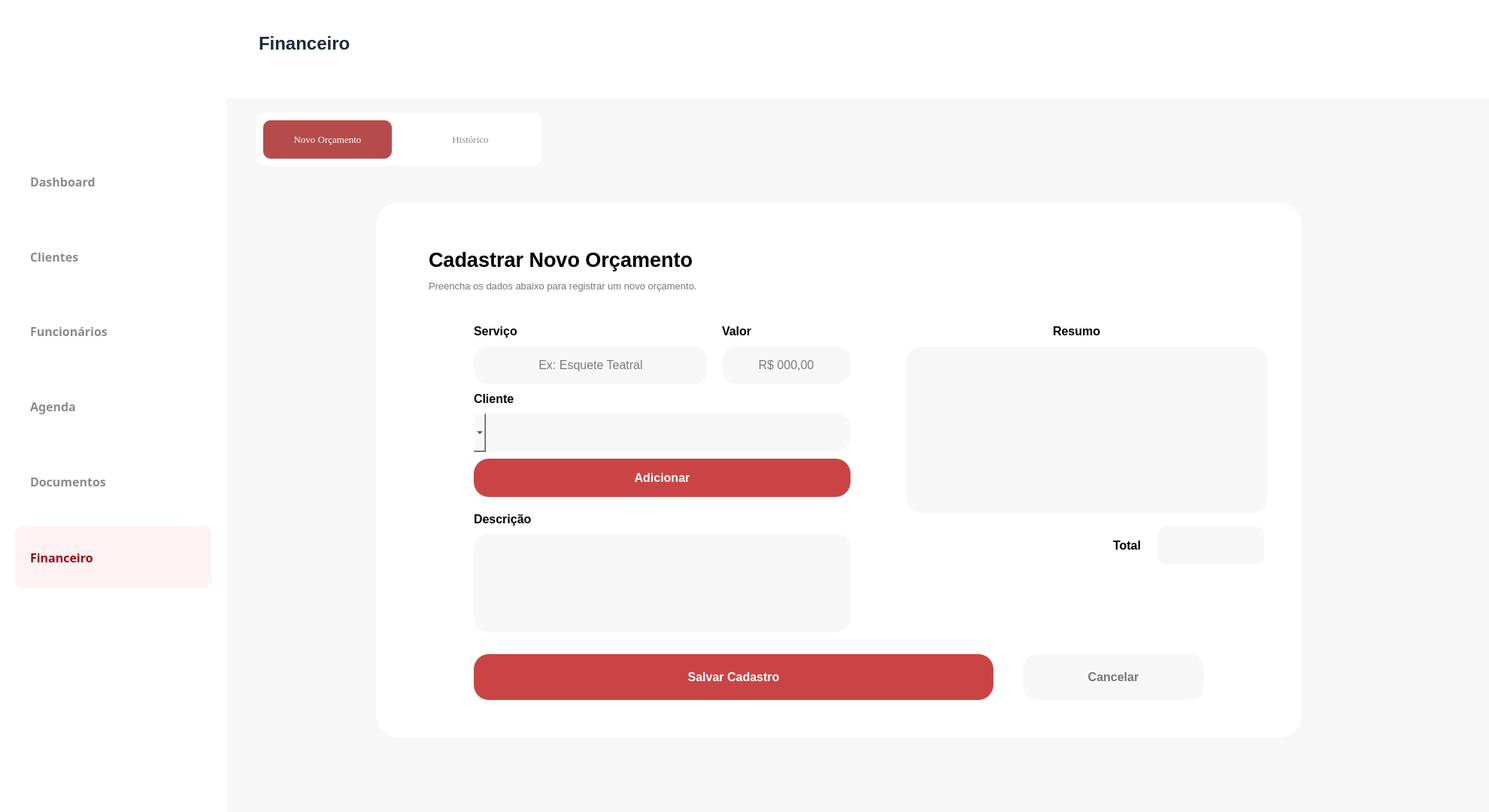
<?xml version="1.0" encoding="UTF-8"?>
<ui version="4.0">
 <class>Form</class>
 <widget class="QWidget" name="Form">
  <property name="geometry">
   <rect>
    <x>0</x>
    <y>0</y>
    <width>1980</width>
    <height>1080</height>
   </rect>
  </property>
  <property name="windowTitle">
   <string>Form</string>
  </property>
  <widget class="QFrame" name="frame_2">
   <property name="geometry">
    <rect>
     <x>0</x>
     <y>0</y>
     <width>1981</width>
     <height>131</height>
    </rect>
   </property>
   <property name="styleSheet">
    <string notr="true">background-color: rgb(255,255,255);
border:none;</string>
   </property>
   <property name="frameShape">
    <enum>QFrame::StyledPanel</enum>
   </property>
   <property name="frameShadow">
    <enum>QFrame::Raised</enum>
   </property>
   <widget class="QTextBrowser" name="textBrowser_2">
    <property name="geometry">
     <rect>
      <x>340</x>
      <y>40</y>
      <width>256</width>
      <height>51</height>
     </rect>
    </property>
    <property name="autoFillBackground">
     <bool>false</bool>
    </property>
    <property name="styleSheet">
     <string notr="true">border: 0px;
color:rgb(29, 41, 61);</string>
    </property>
    <property name="html">
     <string>&lt;!DOCTYPE HTML PUBLIC &quot;-//W3C//DTD HTML 4.0//EN&quot; &quot;http://www.w3.org/TR/REC-html40/strict.dtd&quot;&gt;
&lt;html&gt;&lt;head&gt;&lt;meta name=&quot;qrichtext&quot; content=&quot;1&quot; /&gt;&lt;style type=&quot;text/css&quot;&gt;
p, li { white-space: pre-wrap; }
&lt;/style&gt;&lt;/head&gt;&lt;body style=&quot; font-family:'MS Shell Dlg 2'; font-size:8.25pt; font-weight:400; font-style:normal;&quot;&gt;
&lt;p style=&quot; margin-top:0px; margin-bottom:0px; margin-left:0px; margin-right:0px; -qt-block-indent:0; text-indent:0px;&quot;&gt;&lt;span style=&quot; font-size:18pt; font-weight:600;&quot;&gt;Financeiro&lt;/span&gt;&lt;/p&gt;&lt;/body&gt;&lt;/html&gt;</string>
    </property>
   </widget>
  </widget>
  <widget class="QFrame" name="frame_3">
   <property name="geometry">
    <rect>
     <x>300</x>
     <y>130</y>
     <width>1681</width>
     <height>951</height>
    </rect>
   </property>
   <property name="toolTip">
    <string/>
   </property>
   <property name="styleSheet">
    <string notr="true">background-color: rgb(247, 247, 247);
</string>
   </property>
   <property name="frameShape">
    <enum>QFrame::StyledPanel</enum>
   </property>
   <property name="frameShadow">
    <enum>QFrame::Raised</enum>
   </property>
   <widget class="QFrame" name="Frame_Cliente">
    <property name="geometry">
     <rect>
      <x>200</x>
      <y>140</y>
      <width>1231</width>
      <height>711</height>
     </rect>
    </property>
    <property name="layoutDirection">
     <enum>Qt::RightToLeft</enum>
    </property>
    <property name="styleSheet">
     <string notr="true">#Frame_Cliente {
	background-color: white;
    border-radius: 30%;
	padding: 8px;
}
</string>
    </property>
    <property name="frameShape">
     <enum>QFrame::StyledPanel</enum>
    </property>
    <property name="frameShadow">
     <enum>QFrame::Raised</enum>
    </property>
    <widget class="QLabel" name="label">
     <property name="geometry">
      <rect>
       <x>70</x>
       <y>40</y>
       <width>451</width>
       <height>71</height>
      </rect>
     </property>
     <property name="font">
      <font>
       <pointsize>20</pointsize>
       <weight>75</weight>
       <bold>true</bold>
      </font>
     </property>
     <property name="styleSheet">
      <string notr="true">background-color: transparent;</string>
     </property>
     <property name="text">
      <string>Cadastrar Novo Orçamento</string>
     </property>
    </widget>
    <widget class="QLabel" name="label_2">
     <property name="geometry">
      <rect>
       <x>70</x>
       <y>100</y>
       <width>521</width>
       <height>21</height>
      </rect>
     </property>
     <property name="font">
      <font>
       <pointsize>10</pointsize>
       <weight>50</weight>
       <bold>false</bold>
      </font>
     </property>
     <property name="styleSheet">
      <string notr="true">background-color: transparent;
color: rgb(118, 118, 118);</string>
     </property>
     <property name="text">
      <string>Preencha os dados abaixo para registrar um novo orçamento.</string>
     </property>
    </widget>
    <widget class="QLineEdit" name="lineEdit_1">
     <property name="geometry">
      <rect>
       <x>130</x>
       <y>190</y>
       <width>311</width>
       <height>51</height>
      </rect>
     </property>
     <property name="font">
      <font>
       <pointsize>12</pointsize>
       <weight>50</weight>
       <bold>false</bold>
      </font>
     </property>
     <property name="styleSheet">
      <string notr="true">background-color: rgb(247, 247, 247);
border-radius: 20px;
border-color:rgb(202, 202, 202);</string>
     </property>
     <property name="text">
      <string/>
     </property>
     <property name="cursorPosition">
      <number>0</number>
     </property>
     <property name="alignment">
      <set>Qt::AlignCenter</set>
     </property>
     <property name="readOnly">
      <bool>false</bool>
     </property>
     <property name="placeholderText">
      <string notr="true">Ex: Esquete Teatral</string>
     </property>
     <property name="clearButtonEnabled">
      <bool>false</bool>
     </property>
    </widget>
    <widget class="QLineEdit" name="lineEdit_2">
     <property name="geometry">
      <rect>
       <x>130</x>
       <y>440</y>
       <width>501</width>
       <height>131</height>
      </rect>
     </property>
     <property name="font">
      <font>
       <pointsize>12</pointsize>
       <weight>50</weight>
       <bold>false</bold>
      </font>
     </property>
     <property name="styleSheet">
      <string notr="true">background-color: rgb(247, 247, 247);
border-radius: 20px;
border-color:rgb(202, 202, 202);</string>
     </property>
     <property name="text">
      <string/>
     </property>
     <property name="alignment">
      <set>Qt::AlignCenter</set>
     </property>
     <property name="placeholderText">
      <string/>
     </property>
    </widget>
    <widget class="QLineEdit" name="lineEdit_3">
     <property name="geometry">
      <rect>
       <x>460</x>
       <y>190</y>
       <width>171</width>
       <height>51</height>
      </rect>
     </property>
     <property name="font">
      <font>
       <pointsize>12</pointsize>
       <weight>50</weight>
       <bold>false</bold>
      </font>
     </property>
     <property name="styleSheet">
      <string notr="true">background-color: rgb(247, 247, 247);
border-radius: 20px;
border-color:rgb(202, 202, 202);</string>
     </property>
     <property name="text">
      <string/>
     </property>
     <property name="alignment">
      <set>Qt::AlignCenter</set>
     </property>
     <property name="placeholderText">
      <string>R$ 000,00</string>
     </property>
    </widget>
    <widget class="QLabel" name="label_3">
     <property name="geometry">
      <rect>
       <x>130</x>
       <y>160</y>
       <width>231</width>
       <height>21</height>
      </rect>
     </property>
     <property name="font">
      <font>
       <pointsize>12</pointsize>
       <weight>75</weight>
       <bold>true</bold>
      </font>
     </property>
     <property name="styleSheet">
      <string notr="true">background-color: transparent;</string>
     </property>
     <property name="text">
      <string>Serviço</string>
     </property>
    </widget>
    <widget class="QLabel" name="label_4">
     <property name="geometry">
      <rect>
       <x>130</x>
       <y>410</y>
       <width>121</width>
       <height>21</height>
      </rect>
     </property>
     <property name="font">
      <font>
       <pointsize>12</pointsize>
       <weight>75</weight>
       <bold>true</bold>
      </font>
     </property>
     <property name="styleSheet">
      <string notr="true">background-color: transparent;</string>
     </property>
     <property name="text">
      <string>Descrição</string>
     </property>
    </widget>
    <widget class="QLabel" name="label_5">
     <property name="geometry">
      <rect>
       <x>460</x>
       <y>160</y>
       <width>91</width>
       <height>21</height>
      </rect>
     </property>
     <property name="font">
      <font>
       <pointsize>12</pointsize>
       <weight>75</weight>
       <bold>true</bold>
      </font>
     </property>
     <property name="styleSheet">
      <string notr="true">background-color: transparent;</string>
     </property>
     <property name="text">
      <string>Valor</string>
     </property>
    </widget>
    <widget class="QLabel" name="label_7">
     <property name="geometry">
      <rect>
       <x>900</x>
       <y>160</y>
       <width>91</width>
       <height>21</height>
      </rect>
     </property>
     <property name="font">
      <font>
       <pointsize>12</pointsize>
       <weight>75</weight>
       <bold>true</bold>
      </font>
     </property>
     <property name="styleSheet">
      <string notr="true">background-color: transparent;</string>
     </property>
     <property name="text">
      <string>Resumo</string>
     </property>
    </widget>
    <widget class="QPushButton" name="pushButton_3">
     <property name="geometry">
      <rect>
       <x>130</x>
       <y>600</y>
       <width>691</width>
       <height>61</height>
      </rect>
     </property>
     <property name="font">
      <font>
       <pointsize>12</pointsize>
       <weight>75</weight>
       <bold>true</bold>
      </font>
     </property>
     <property name="cursor">
      <cursorShape>PointingHandCursor</cursorShape>
     </property>
     <property name="styleSheet">
      <string notr="true">QPushButton{
background-color: rgb(202, 68, 69);
color: white;
border-radius: 20px
}
QPushButton:hover{
background-color:rgb(182, 75, 75);
}</string>
     </property>
     <property name="text">
      <string>Salvar Cadastro</string>
     </property>
    </widget>
    <widget class="QPushButton" name="pushButton_4">
     <property name="geometry">
      <rect>
       <x>860</x>
       <y>600</y>
       <width>241</width>
       <height>61</height>
      </rect>
     </property>
     <property name="font">
      <font>
       <pointsize>12</pointsize>
       <weight>75</weight>
       <bold>true</bold>
      </font>
     </property>
     <property name="cursor">
      <cursorShape>PointingHandCursor</cursorShape>
     </property>
     <property name="styleSheet">
      <string notr="true">QPushButton {
	text-align: center;
    background-color: rgb(247, 247, 247);;
    color:  rgb(118, 118, 118);
    border-radius: 20px;
}

QPushButton:hover {
    background-color: rgb(234, 234, 234);
}</string>
     </property>
     <property name="text">
      <string>Cancelar</string>
     </property>
    </widget>
    <widget class="QPushButton" name="pushButton_7">
     <property name="geometry">
      <rect>
       <x>130</x>
       <y>340</y>
       <width>501</width>
       <height>51</height>
      </rect>
     </property>
     <property name="font">
      <font>
       <pointsize>12</pointsize>
       <weight>75</weight>
       <bold>true</bold>
      </font>
     </property>
     <property name="cursor">
      <cursorShape>PointingHandCursor</cursorShape>
     </property>
     <property name="styleSheet">
      <string notr="true">QPushButton{
background-color: rgb(202, 68, 69);
color: white;
border-radius: 20px
}
QPushButton:hover{
background-color:rgb(182, 75, 75);
}</string>
     </property>
     <property name="text">
      <string>Adicionar</string>
     </property>
    </widget>
    <widget class="QListWidget" name="listWidget">
     <property name="geometry">
      <rect>
       <x>705</x>
       <y>191</y>
       <width>481</width>
       <height>221</height>
      </rect>
     </property>
     <property name="styleSheet">
      <string notr="true">background-color: rgb(247, 247, 247);
border-radius: 20px;
border-color:rgb(202, 202, 202);</string>
     </property>
    </widget>
    <widget class="QLabel" name="label_8">
     <property name="geometry">
      <rect>
       <x>980</x>
       <y>430</y>
       <width>51</width>
       <height>51</height>
      </rect>
     </property>
     <property name="font">
      <font>
       <pointsize>12</pointsize>
       <weight>75</weight>
       <bold>true</bold>
      </font>
     </property>
     <property name="styleSheet">
      <string notr="true">background-color: transparent;</string>
     </property>
     <property name="text">
      <string>Total</string>
     </property>
    </widget>
    <widget class="QLabel" name="label_6">
     <property name="geometry">
      <rect>
       <x>1040</x>
       <y>430</y>
       <width>141</width>
       <height>51</height>
      </rect>
     </property>
     <property name="styleSheet">
      <string notr="true">border-radius: 10px;</string>
     </property>
     <property name="text">
      <string/>
     </property>
    </widget>
    <widget class="QLabel" name="label_9">
     <property name="geometry">
      <rect>
       <x>130</x>
       <y>250</y>
       <width>231</width>
       <height>21</height>
      </rect>
     </property>
     <property name="font">
      <font>
       <pointsize>12</pointsize>
       <weight>75</weight>
       <bold>true</bold>
      </font>
     </property>
     <property name="styleSheet">
      <string notr="true">background-color: transparent;</string>
     </property>
     <property name="text">
      <string>Cliente</string>
     </property>
    </widget>
    <widget class="QComboBox" name="comboBox">
     <property name="geometry">
      <rect>
       <x>130</x>
       <y>280</y>
       <width>501</width>
       <height>51</height>
      </rect>
     </property>
     <property name="styleSheet">
      <string notr="true">background-color: rgb(247, 247, 247);
border-radius: 20px;
border-color:rgb(202, 202, 202);</string>
     </property>
    </widget>
   </widget>
   <widget class="QFrame" name="frame_4">
    <property name="geometry">
     <rect>
      <x>40</x>
      <y>20</y>
      <width>381</width>
      <height>71</height>
     </rect>
    </property>
    <property name="styleSheet">
     <string notr="true">background-color: white;
border-radius: 14px;</string>
    </property>
    <property name="frameShape">
     <enum>QFrame::StyledPanel</enum>
    </property>
    <property name="frameShadow">
     <enum>QFrame::Raised</enum>
    </property>
    <widget class="QPushButton" name="btn_financeiro_bk">
     <property name="geometry">
      <rect>
       <x>200</x>
       <y>10</y>
       <width>171</width>
       <height>51</height>
      </rect>
     </property>
     <property name="font">
      <font>
       <family>Georgia</family>
       <pointsize>10</pointsize>
      </font>
     </property>
     <property name="styleSheet">
      <string notr="true">QPushButton {
    text-align: center;
    background-color: white;
    color: rgb(139,139,139);
    border-radius: 10px;
}

QPushButton:hover {
    background-color: rgb(247,247,247);
}

QPushButton:pressed {
    background-color: rgb(182,75,75);
    color: white;
}</string>
     </property>
     <property name="text">
      <string>Histórico</string>
     </property>
     <property name="icon">
      <iconset>
       <normaloff>../Source/utilizador.png</normaloff>../Source/utilizador.png</iconset>
     </property>
     <property name="iconSize">
      <size>
       <width>20</width>
       <height>20</height>
      </size>
     </property>
     <property name="tela" stdset="0">
      <string>financeiro</string>
     </property>
    </widget>
    <widget class="QPushButton" name="pushButton_6">
     <property name="geometry">
      <rect>
       <x>10</x>
       <y>10</y>
       <width>171</width>
       <height>51</height>
      </rect>
     </property>
     <property name="font">
      <font>
       <family>Georgia</family>
       <pointsize>10</pointsize>
      </font>
     </property>
     <property name="styleSheet">
      <string notr="true">QPushButton {
	text-align: center;
    background-color: rgb(182,75,75);
    color:  white;
    border-radius: 10px;
}
</string>
     </property>
     <property name="text">
      <string>Novo Orçamento</string>
     </property>
     <property name="icon">
      <iconset>
       <normaloff>../Source/botao-adicionar.png</normaloff>../Source/botao-adicionar.png</iconset>
     </property>
     <property name="iconSize">
      <size>
       <width>20</width>
       <height>20</height>
      </size>
     </property>
    </widget>
   </widget>
  </widget>
  <widget class="QFrame" name="menu_lateral">
   <property name="geometry">
    <rect>
     <x>0</x>
     <y>0</y>
     <width>301</width>
     <height>1081</height>
    </rect>
   </property>
   <property name="styleSheet">
    <string notr="true">background-color: rgb(255,255,255);
border: none;</string>
   </property>
   <widget class="QPushButton" name="btn_abrir_dashboard_menu">
    <property name="geometry">
     <rect>
      <x>20</x>
      <y>200</y>
      <width>261</width>
      <height>82</height>
     </rect>
    </property>
    <property name="font">
     <font>
      <family>Segoe UI Semibold</family>
      <pointsize>12</pointsize>
      <weight>75</weight>
      <bold>true</bold>
     </font>
    </property>
    <property name="cursor">
     <cursorShape>PointingHandCursor</cursorShape>
    </property>
    <property name="layoutDirection">
     <enum>Qt::LeftToRight</enum>
    </property>
    <property name="styleSheet">
     <string notr="true">QPushButton {
    text-align: left;
    padding-left: 20px;
    min-height: 42px;
    background-color: white;
    color: rgb(139,139,139);
    border-radius: 10px;
}

QPushButton:hover {
    background-color: rgb(247,247,247);
}

QPushButton:pressed {
    background-color: rgb(182,75,75);
    color: white;
}</string>
    </property>
    <property name="text">
     <string>Dashboard</string>
    </property>
    <property name="icon">
     <iconset>
      <normaloff>../Source/dashboard.svg</normaloff>../Source/dashboard.svg</iconset>
    </property>
    <property name="iconSize">
     <size>
      <width>50</width>
      <height>50</height>
     </size>
    </property>
   </widget>
   <widget class="QPushButton" name="btn_abrir_cliente_menu">
    <property name="geometry">
     <rect>
      <x>20</x>
      <y>300</y>
      <width>261</width>
      <height>82</height>
     </rect>
    </property>
    <property name="font">
     <font>
      <family>Segoe UI Semibold</family>
      <pointsize>12</pointsize>
      <weight>75</weight>
      <bold>true</bold>
     </font>
    </property>
    <property name="cursor">
     <cursorShape>PointingHandCursor</cursorShape>
    </property>
    <property name="styleSheet">
     <string notr="true">QPushButton {
    text-align: left;
    padding-left: 20px;
    min-height: 42px;
    background-color: white;
    color: rgb(139,139,139);
    border-radius: 10px;
}

QPushButton:hover {
    background-color: rgb(247,247,247);
}

QPushButton:pressed {
    background-color: rgb(182,75,75);
    color: white;
}</string>
    </property>
    <property name="text">
     <string>Clientes</string>
    </property>
    <property name="icon">
     <iconset>
      <normaloff>../Source/clientes.svg</normaloff>../Source/clientes.svg</iconset>
    </property>
    <property name="iconSize">
     <size>
      <width>40</width>
      <height>40</height>
     </size>
    </property>
   </widget>
   <widget class="QPushButton" name="btn_abrir_funcionario_menu">
    <property name="geometry">
     <rect>
      <x>20</x>
      <y>400</y>
      <width>261</width>
      <height>80</height>
     </rect>
    </property>
    <property name="font">
     <font>
      <family>Segoe UI Semibold</family>
      <pointsize>12</pointsize>
      <weight>75</weight>
      <bold>true</bold>
     </font>
    </property>
    <property name="cursor">
     <cursorShape>PointingHandCursor</cursorShape>
    </property>
    <property name="styleSheet">
     <string notr="true">QPushButton {
    text-align: left;
    padding-left: 20px;
    min-height: 42px;
    background-color: white;
    color: rgb(139,139,139);
    border-radius: 10px;
}

QPushButton:hover {
    background-color: rgb(247,247,247);
}

QPushButton:pressed {
    background-color: rgb(182,75,75);
    color: white;
}</string>
    </property>
    <property name="text">
     <string>Funcionários</string>
    </property>
    <property name="icon">
     <iconset>
      <normaloff>../Source/funcionarios.svg</normaloff>../Source/funcionarios.svg</iconset>
    </property>
    <property name="iconSize">
     <size>
      <width>40</width>
      <height>40</height>
     </size>
    </property>
   </widget>
   <widget class="QPushButton" name="btn_abrir_agenda_menu">
    <property name="geometry">
     <rect>
      <x>20</x>
      <y>500</y>
      <width>261</width>
      <height>80</height>
     </rect>
    </property>
    <property name="font">
     <font>
      <family>Segoe UI Semibold</family>
      <pointsize>12</pointsize>
      <weight>75</weight>
      <bold>true</bold>
     </font>
    </property>
    <property name="cursor">
     <cursorShape>PointingHandCursor</cursorShape>
    </property>
    <property name="styleSheet">
     <string notr="true">QPushButton {
	text-align: left;
	padding: 20px;
    min-height: 40px;
    background-color: white;
    color:  rgb(139, 139, 139);
    border-radius: 10px;
}

QPushButton:hover {
    background-color: rgb(247, 247, 247);
	color: rgb(139, 139, 139);
}

QPushButton:pressed {
    background-color: rgb(182, 75, 75);
	color: white;
}</string>
    </property>
    <property name="text">
     <string>Agenda</string>
    </property>
    <property name="icon">
     <iconset>
      <normaloff>../Source/agenda.svg</normaloff>../Source/agenda.svg</iconset>
    </property>
    <property name="iconSize">
     <size>
      <width>50</width>
      <height>50</height>
     </size>
    </property>
   </widget>
   <widget class="QPushButton" name="btn_abrir_documento_menu">
    <property name="geometry">
     <rect>
      <x>20</x>
      <y>600</y>
      <width>261</width>
      <height>80</height>
     </rect>
    </property>
    <property name="font">
     <font>
      <family>Segoe UI Semibold</family>
      <pointsize>12</pointsize>
      <weight>75</weight>
      <bold>true</bold>
     </font>
    </property>
    <property name="cursor">
     <cursorShape>PointingHandCursor</cursorShape>
    </property>
    <property name="styleSheet">
     <string notr="true">QPushButton {
	text-align: left;
	padding: 20px;
    background-color: white;
    color:  rgb(139, 139, 139);
    border-radius: 10px;
}

QPushButton:hover {
    background-color: rgb(247, 247, 247);
	color: rgb(139, 139, 139);
}

QPushButton:pressed {
    background-color: rgb(182, 75, 75);
	color: white;
}</string>
    </property>
    <property name="text">
     <string>Documentos</string>
    </property>
    <property name="icon">
     <iconset>
      <normaloff>../Source/documentos.svg</normaloff>../Source/documentos.svg</iconset>
    </property>
    <property name="iconSize">
     <size>
      <width>50</width>
      <height>50</height>
     </size>
    </property>
   </widget>
   <widget class="QLabel" name="logo">
    <property name="geometry">
     <rect>
      <x>40</x>
      <y>10</y>
      <width>191</width>
      <height>181</height>
     </rect>
    </property>
    <property name="text">
     <string notr="true"/>
    </property>
    <property name="pixmap">
     <pixmap>../Source/Cenicos.jpg</pixmap>
    </property>
    <property name="scaledContents">
     <bool>true</bool>
    </property>
   </widget>
   <widget class="QPushButton" name="btn_abrir_financeiro_menu">
    <property name="geometry">
     <rect>
      <x>20</x>
      <y>700</y>
      <width>261</width>
      <height>82</height>
     </rect>
    </property>
    <property name="font">
     <font>
      <family>Segoe UI Semibold</family>
      <pointsize>12</pointsize>
      <weight>75</weight>
      <bold>true</bold>
     </font>
    </property>
    <property name="cursor">
     <cursorShape>PointingHandCursor</cursorShape>
    </property>
    <property name="styleSheet">
     <string notr="true">QPushButton {
	text-align: left;
	padding: 20px;
    min-height: 42px;
    background-color: rgb(254, 242, 242);
    color:  rgb(159, 7, 18);
    border-radius: 10px;
}
</string>
    </property>
    <property name="text">
     <string>Financeiro</string>
    </property>
    <property name="icon">
     <iconset>
      <normaloff>../Source/financeiro.svg</normaloff>../Source/financeiro.svg</iconset>
    </property>
    <property name="iconSize">
     <size>
      <width>50</width>
      <height>50</height>
     </size>
    </property>
   </widget>
  </widget>
  <zorder>frame_3</zorder>
  <zorder>frame_2</zorder>
  <zorder>menu_lateral</zorder>
 </widget>
 <resources/>
 <connections/>
</ui>
